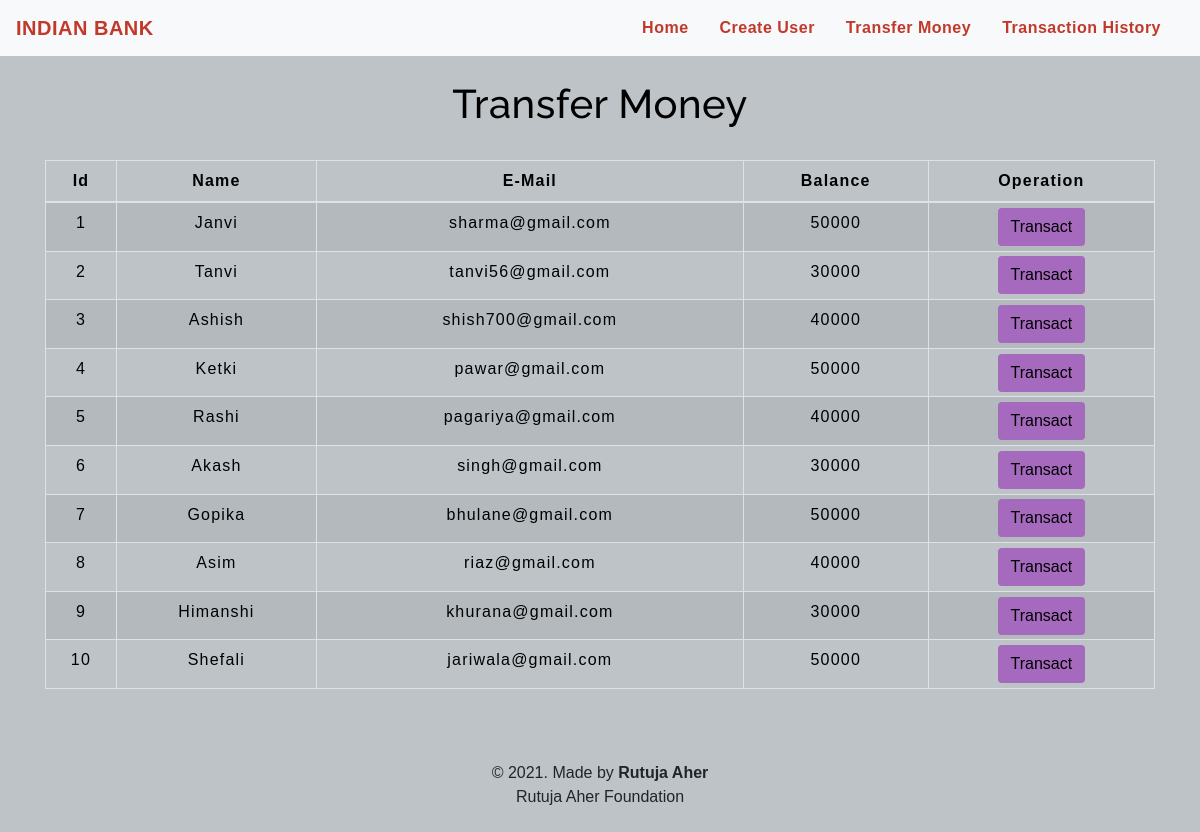
The page /php/transfermoney.php on the database its author committed.
### tables this page shows
CREATE TABLE `users` (
  `id` int(3) NOT NULL,
  `name` text NOT NULL,
  `email` varchar(30) NOT NULL,
  `balance` int(8) NOT NULL
);

### php/transfermoney.php (the view, shortened to what this page needs)
<!DOCTYPE html>
<html lang="en">
<head>
    <link rel="stylesheet" href="https://maxcdn.bootstrapcdn.com/bootstrap/4.0.0/css/bootstrap.min.css">
    <link rel="stylesheet" type="text/css" href="css/table.css">
    <link rel="stylesheet" type="text/css" href="css/navbar.css">
</head>
<body style="background-color : #BDC3C7;">
<?php
    include 'config.php';
    $sql = "SELECT * FROM users";
    $result = mysqli_query($conn,$sql);
?>
<?php
  include 'navbar.php';
?>
<div class="container">
        <h2 class="text-center pt-4" style="color : black;">Transfer Money</h2>
        <br>
            <div class="row">
                <div class="col">
                    <div class="table-responsive-sm">
                    <table class="table table-hover table-sm table-striped table-condensed table-bordered" style="border-color:black;">
                        <thead style="color : black;">
                            <tr>
                            <th scope="col" class="text-center py-2">Id</th>
                            <th scope="col" class="text-center py-2">Name</th>
                            <th scope="col" class="text-center py-2">E-Mail</th>
                            <th scope="col" class="text-center py-2">Balance</th>
                            <th scope="col" class="text-center py-2">Operation</th>
                            </tr>
                        </thead>
                        <tbody>
                <?php
                    while($rows=mysqli_fetch_assoc($result)){
                ?>
                    <tr style="color : black;">
                        <td class="py-2"><?php echo $rows['id'] ?></td>
                        <td class="py-2"><?php echo $rows['name']?></td>
                        <td class="py-2"><?php echo $rows['email']?></td>
                        <td class="py-2"><?php echo $rows['balance']?></td>
                        <td><a href="selecteduserdetail.php?id= <?php echo $rows['id'] ;?>"> <button type="button" class="btn" style="background-color : #A569BD;">Transact</button></a></td>
                    </tr>
                <?php
                    }
                ?>
                        </tbody>
                    </table>
                    </div>
                </div>
            </div>
         </div>
         <footer class="text-center mt-5 py-2">
            <p>&copy 2021. Made by <b>Rutuja Aher</b> <br> Rutuja Aher Foundation</p>
        </footer>
</body>
</html>

### php/navbar.php (shortened to what this page needs)
<nav class="navbar navbar-expand-md navbar-light bg-light">
      <a class="navbar-brand" href="index.php" style="color : #C0392B;"><b>INDIAN BANK</b></a>
      <div class="collapse navbar-collapse" id="collapsibleNavbar">
            <ul class="navbar-nav ml-auto">
              <li class="nav-item">
                <a class="nav-link" href="index.php" style="color : #C0392B;"><b>Home</b></a>
              </li>
              <li class="nav-item">
                <a class="nav-link" href="createuser.php" style="color : #C0392B;"><b>Create User</b></a>
              </li>
              <li class="nav-item">
                <a class="nav-link" href="transfermoney.php" style="color : #C0392B;"><b>Transfer Money</b></a>
              </li>
              <li class="nav-item">
                <a class="nav-link" href="transactionhistory.php" style="color : #C0392B;"><b>Transaction History</b></a>
              </li>
          </div>
       </nav>

### Css/table.css (style rules this page uses)
* { padding: 0; margin: 0; box-sizing: border-box; font-family: sans-serif; }
h2 { font-size: 40px; }
table { letter-spacing: 1.2px; }
td { text-align: center; }
button { border:none; background: #d9d9d9; transition: 1s; }

### Css/navbar.css (style rules this page uses)
.nav-link { margin-right: 15px; color:#2F363F; letter-spacing: 0.5px; transition: 0.5s; }
.navbar-brand { color: #4C4B4B; letter-spacing: 0.5px; }
h2 { color: #4C4B4B; letter-spacing: 0.5px; font-family: raleway; }

### php/transfermoney.php (style rules this page uses)
button { transition: 1.5s; }

### rows shown on the page
users: id "1", name "Janvi", email "sharma@gmail.com", balance "50000"
users: id "2", name "Tanvi", email "tanvi56@gmail.com", balance "30000"
users: id "3", name "Ashish", email "shish700@gmail.com", balance "40000"
users: id "4", name "Ketki", email "pawar@gmail.com", balance "50000"
users: id "5", name "Rashi", email "pagariya@gmail.com", balance "40000"
users: id "6", name "Akash", email "singh@gmail.com", balance "30000"
users: id "7", name "Gopika", email "bhulane@gmail.com", balance "50000"
users: id "8", name "Asim", email "riaz@gmail.com", balance "40000"
users: id "9", name "Himanshi", email "khurana@gmail.com", balance "30000"
users: id "10", name "Shefali", email "jariwala@gmail.com", balance "50000"
